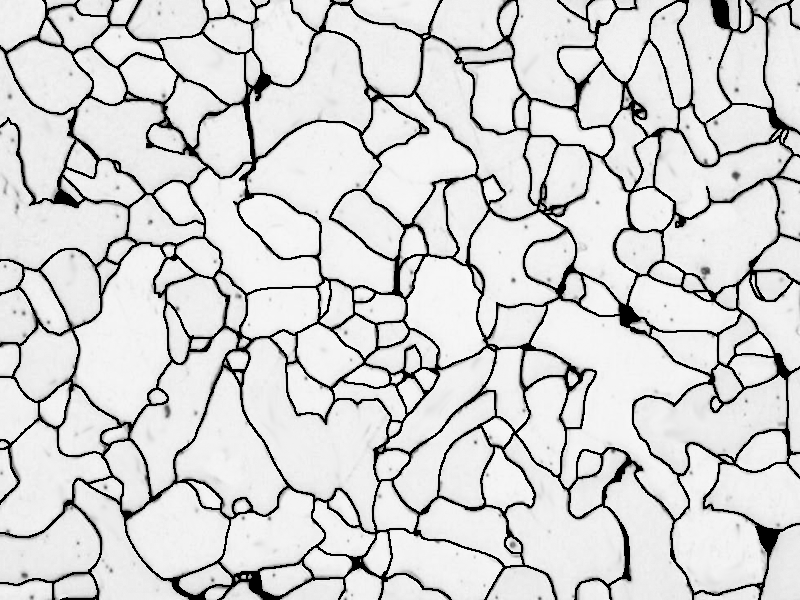
#> input picture ex_segmentation/optical_etched/grains_steel_highlighted.tif, 800 x 600 px; its folder holds only this picture in this run
$ python -i ski_driver_functions.py   (imports and definitions only)   (older library calls are emulated)
#> lines starting #> are read from the running program, lines starting #| are printed output that depends on the picture
#> further down, picture is the input picture: shape (600, 800); min 0, max 248, mean 209.5
### imppy3d_functions/ski_interactive_processing.py
# Import external dependencies
import numpy as np
import matplotlib.pyplot as plt
from matplotlib.widgets import TextBox, Slider, RangeSlider
from matplotlib.widgets import Button, CheckButtons, RadioButtons
from skimage import restoration as rest
from skimage import segmentation as seg
from skimage import filters as filt
from skimage import morphology as morph
import skimage.feature as sfeature
from skimage import util
from skimage.util import img_as_bool, img_as_ubyte, img_as_float


# [1627 lines left out: functions interact_skeletonize, interact_del_features, interact_canny_edge, interact_unsharp_mask, interact_rolling_ball, interact_segmentation_type and 7 more, not called in this run]


def interact_binary_morph(img_in):
    """
    Perform a morphological filter operation on a binary
    (i.e., segmented) image. More specifically, apply either an
    erosion, dilation, "opening", or "closing" with the option of
    choosing different kernel shapes and sizes. The implementations of
    these operations are based on the Skimage library. This is an
    interactive function that enables the user to change the parameters
    of the filter and see the results, thanks to the "widgets"
    available in Matplotlib.

     ---- INPUT ARGUMENTS ----
    [img_in]: Numpy array for a binarized image. It is assumed that the
        image is already of type uint8. The array should thus be 2D,
        where each value represents the intensity for each
        corresponding pixel.

     ---- RETURNED ----
    [[img_out], [fltr_params]]: Returns a list containing the resultant
        image and the parameters used for the filter. img_out is a
        filterd image in the same format as img_in. fltr_params is
        also a list, which contains the final parameters used during
        the interactive session. For this function, the [fltr_params]
        list contains:

            [operation_type_out, footprint_type_out, n_radius_out]

                operation_type_out: An integer flag that determines what
                    type of morphological operation to perform:

                        0: binary_closing
                        1: binary_opening
                        2: binary_dilation
                        3: binary_erosion

                footprint_type_out: An integer flag that determines what
                    type of 2D neighborhood to use:

                        0: square
                        1: disk
                        2: diamond

                n_radius_out: Radius of the footprint neighborhood in
                    pixels, as an integer.

     ---- SIDE EFFECTS ----
    Function input arguments are not altered. Nothing is written to the
    hard drive. This function is a read-only function. It does pop-up
    a new window that visualizes the provided image. Strings are printed
    to standard output.
    """

    img_0 = img_in.copy()

    # Determine what type of morphological operation to perform
    # 0: binary_closing
    # 1: binary_opening
    # 2: binary_dilation
    # 3: binary_erosion
    operation_type_0 = 0

    # Determine what type of 2D neighborhood to use.
    # 0: square (which corresponds to a cube in 3D)
    # 1: disk (which corresponds to a ball in 3D)
    # 2: diamond (which corresponds to a octahedron in 3D)
    footprint_type_0 = 1

    # Radius of the footprint neighborhood (in pixels)
    n_radius_0 = 1

    disk_footprint = morph.disk(n_radius_0)
    img_temp_0 = morph.binary_closing(img_0, footprint=disk_footprint)
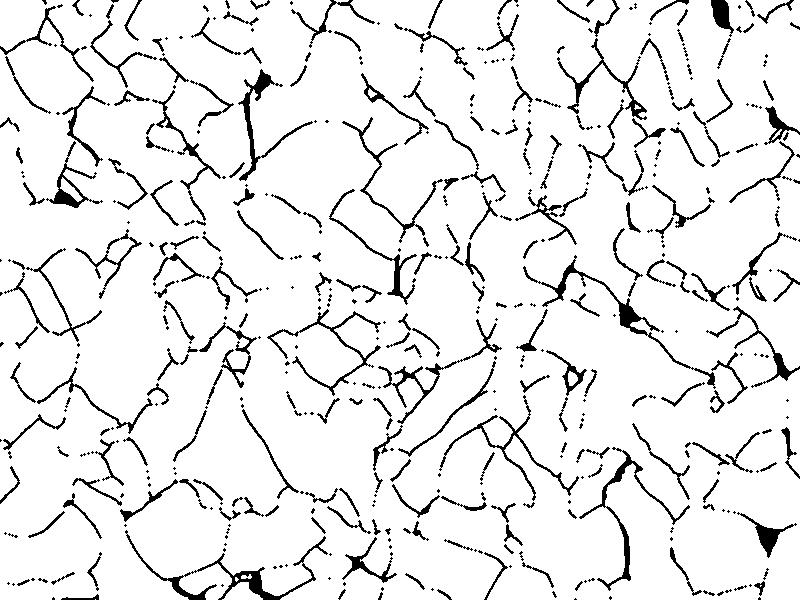
#> img_temp_0: shape (600, 800) bool; 91.4% white; black in thin lines or dots
    img_temp_0 = img_as_ubyte(img_temp_0)
#> img_temp_0: shape (600, 800); 91.4% white; black in thin lines or dots

    # Global variables (within this function) that will be returned.
    # Initialize these to the starting values for now.
    operation_type_out = operation_type_0
    footprint_type_out = footprint_type_0
    n_radius_out = n_radius_0
    img_out = img_temp_0.copy()

    # Create a figure
    fig_size = (9,9)

    fig, ax = plt.subplots(1,1)
    fig.set_size_inches(fig_size[0], fig_size[1])
    ax.set_aspect('equal')

    # Show the image and save the "matplotlib.image.AxesImage"
    # object for updating the figure later.
    img_obj = ax.imshow(img_out, cmap='gray', vmin=0, vmax=255)
    ax.set_xlabel("X Pixel Number")
    ax.set_ylabel("Y Pixel Number")

    plt.subplots_adjust(bottom=0.32)

    # Create new axes objects for each button/slider/text widget
    # 4-tuple of floats rect = [left, bottom, width, height]. A new axes
    # is added with dimensions rect in normalized (0, 1) units using
    # add_axes on the current figure.
    operation_ax = fig.add_axes([0.10, 0.03, 0.15, 0.20])
    operation_button = RadioButtons(ax=operation_ax,
        labels=['Closing', 'Opening', 'Dilation', 'Erosion'],
        active=operation_type_0)

    footprint_ax = fig.add_axes([0.36, 0.03, 0.15, 0.20])
    footprint_button = RadioButtons(ax=footprint_ax,
        labels=['Square', 'Disk', 'Diamond'],
        active=footprint_type_0)

    radius_ax = fig.add_axes([0.75, 0.15, 0.15, 0.06])
    radius_text_box = TextBox(ax=radius_ax, label='Kernel Radius  ',
        initial=str(n_radius_0), textalignment='center')

    update_ax = plt.axes([0.65, 0.03, 0.25, 0.06])
    update_button = Button(update_ax, 'Update')

    # [59 lines left out: function binary_morph_update, not called in this run]

    # Call the update function when the 'update' button is clicked
    update_button.on_clicked(binary_morph_update)

    plt.show()
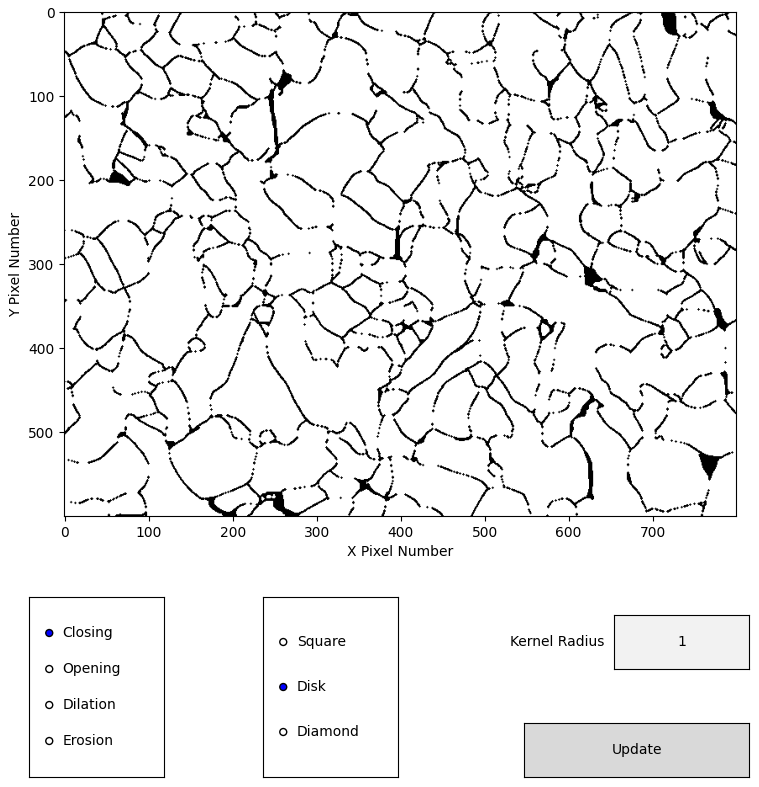
#> figure drawn by matplotlib, 4 panels

    # Save final filter parameters
    fltr_params = [operation_type_out, footprint_type_out,
        n_radius_out]

    return [img_out, fltr_params]

### imppy3d_functions/ski_driver_functions.py
# Import external dependencies
import numpy as np
from skimage import restoration as rest
from skimage import segmentation as seg
from skimage import filters as filt
from skimage import morphology as morph
import skimage.feature as sfeature
from skimage import util
from skimage.util import img_as_bool, img_as_ubyte, img_as_float

# Import local packages
from . import ski_interactive_processing as ifun


# [1185 lines left out: functions interact_driver_skeletonize, apply_driver_skeletonize, interact_driver_del_features, apply_driver_del_features, interact_driver_edge_detect, apply_driver_edge_detect and 10 more, not called in this run]


def interact_driver_morph(img_in):
    """
    Interactively applies a morphological operation on a binary
    (i.e., segmented) image. More specifically, apply either an
    erosion, dilation, "opening", or "closing" with the option of
    choosing different kernel shapes and sizes. The implementations of
    these operations are based on the Skimage library. The output
    parameters of this function are suitable for input for
    apply_driver_morph_3d() below.

    ---- INPUT ARGUMENTS ----
    [img_in]: Numpy array for a grayscale image. It is assumed that the
        image is already grayscale and of type uint8. The array should
        thus be 2D, where each value represents the intensity for each
        corresponding pixel.

    ---- RETURNED ----
    [img_out]: Returns the final image after closing the interactive
        session. img_out is in the same format as img_in.

    ---- SIDE EFFECTS ----
    Function input arguments are not altered. Nothing is written to the
    hard drive. This function is a read-only function. It does pop-up
    a new window that visualizes the provided image. Strings are printed
    to standard output.
    """

    # ---- Local Copies ----
    img_0 = img_in.copy()

    # Run the interactive morphological operations GUI
    [img_fltr, fltr_params] = ifun.interact_binary_morph(img_0)
#> fltr_params = [0, 1, 1]

    # Run the driver application simply for the text output
    apply_driver_morph(img_0, fltr_params)

    return img_fltr


def apply_driver_morph(img_in, fltr_params_in, quiet_in=False):
    """
    Applies a morphological operation on a binary (i.e., segmented)
    image. More specifically, apply either an erosion,
    dilation, "opening", or "closing" with the option of choosing
    different kernel shapes and sizes. The implementations of these
    operations are based on the Skimage library. This is the 2D,
    non-interactive version of interact_driver_morph(). See
    apply_driver_morph_3d() for a 3D version of this function.

    ---- INPUT ARGUMENTS ----
    [img_in]: Numpy array for a 2D grayscale image. It is
        assumed that the image is already grayscale and of type uint8.
        Each value in the 2D array represents the intensity for each
        corresponding pixel.

    fltr_params_in: A list of parameters needed to perform the
        morphological operation. The three input parameters for this
        list are described below,

            [operation_type_out, footprint_type_out, n_radius_out]

                operation_type_out: An integer flag that determines what
                    type of morphological operation to perform:

                        0: binary_closing
                        1: binary_opening
                        2: binary_dilation
                        3: binary_erosion

                footprint_type_out: An integer flag that determines what
                    type of 2D neighborhood to use:

                        0: square
                        1: disk
                        2: diamond

                n_radius_out: Radius of the footprint neighborhood in
                    pixels, as an integer.

    quiet_in: A boolean that determines if this function should print
        any statements to standard output. If False (default), outputs
        are written. Conversely, if True, outputs are suppressed. This
        is particularly useful in the event of batch processing.

    ---- RETURNED ----
    [img_out]: Returns the resultant Numpy image array after performing
        the image processing procedures. img_out is in the same format
        as img_in.

    ---- SIDE EFFECTS ----
    Function input arguments are not altered. Nothing is written to the
    hard drive. This function is a read-only function. Strings are
    printed to standard output.
    """
#> called with quiet_in = False

    # ---- Local Copies ----
    img_0 = img_in.copy()
    fltr_params = fltr_params_in
#> fltr_params = [0, 1, 1]
    quiet = quiet_in

    # Determine what type of morphological operation to perform
    # 0: binary_closing
    # 1: binary_opening
    # 2: binary_dilation
    # 3: binary_erosion
    operation_type = fltr_params[0]
#> operation_type = 0

    # Determine what type of 2D neighborhood to use.
    # 0: square (which corresponds to a cube in 3D)
    # 1: disk (which corresponds to a ball in 3D)
    # 2: diamond (which corresponds to a octahedron in 3D)
    footprint_type = fltr_params[1]
#> footprint_type = 1

    # Radius of the footprint neighborhood (in pixels)
    n_radius = fltr_params[2]
#> n_radius = 1

    if not quiet:
        print(f"\nApplying morphological operation...")

    if footprint_type == 0:
        temp_width = 2*n_radius + 1
        temp_footprint = morph.square(temp_width)

        if not quiet:
            print(f"    Footprint type: 'square'")
            print(f"    Footprint radius (pixels): {n_radius}")

    elif footprint_type == 1:
        temp_footprint = morph.disk(n_radius)
#> temp_footprint = [[0, 1, 0], [1, 1, 1], [0, 1, 0]]

        if not quiet:
            print(f"    Footprint type: 'disk'")
            print(f"    Footprint radius (pixels): {n_radius}")
#|     Footprint radius (pixels): 1

    else: # footprint_type == 2
        temp_footprint = morph.diamond(n_radius)

        if not quiet:
            print(f"    Footprint type: 'diamond'")
            print(f"    Footprint radius (pixels): {n_radius}")

    if operation_type == 0:
        img_temp = morph.binary_closing(img_0, footprint=temp_footprint)

        if not quiet:
            print(f"    Operation type: 'binary_closing'")

    elif operation_type == 1:
        img_temp = morph.binary_opening(img_0, footprint=temp_footprint)

        if not quiet:
            print(f"    Operation type: 'binary_opening'")

    elif operation_type == 2:
        img_temp = morph.binary_dilation(img_0, footprint=temp_footprint)

        if not quiet:
            print(f"    Operation type: 'binary_dilation'")

    else: # operation_type == 3
        img_temp = morph.binary_erosion(img_0, footprint=temp_footprint)

        if not quiet:
            print(f"    Operation type: 'binary_erosion'")

    img_fltr = img_as_ubyte(img_temp)

    return img_fltr


# [128 lines left out: function apply_driver_morph_3d, not called in this run]

>>> import cv2
>>> picture = cv2.imread('../ex_segmentation/optical_etched/grains_steel_highlighted.tif', cv2.IMREAD_GRAYSCALE)
>>> result = interact_driver_morph(picture)
